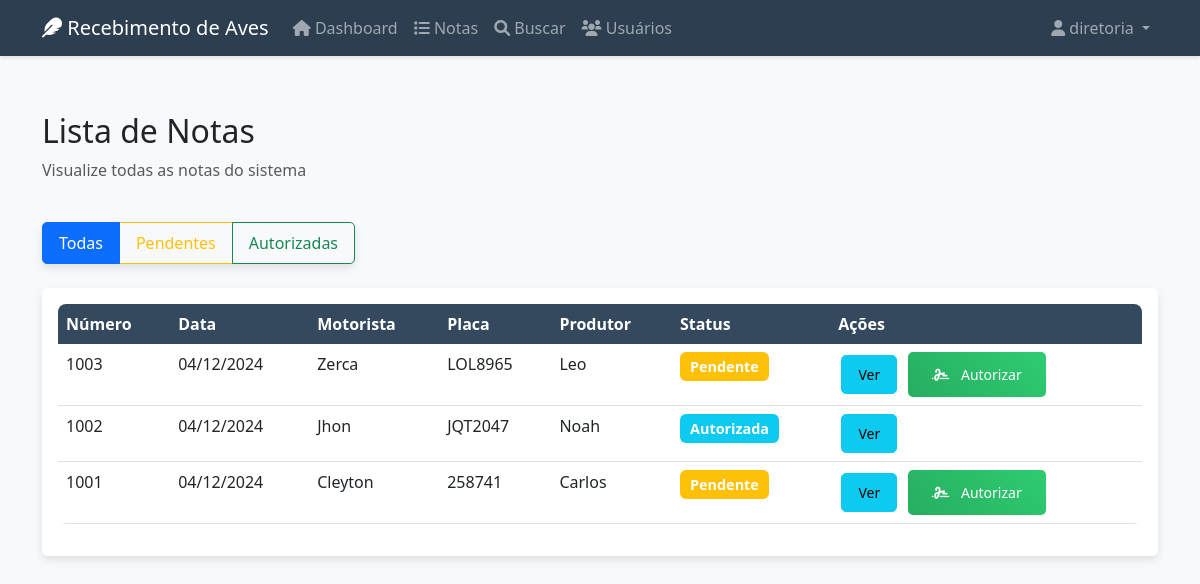
The page /lista_notas (signed in) on the database its author committed.
### app.py (models this page shows, shortened)
class User(UserMixin, db.Model):
    id = db.Column(db.Integer, primary_key=True)
    username = db.Column(db.String(80), unique=True, nullable=False)
    password_hash = db.Column(db.String(120), nullable=False)
    role = db.Column(db.String(20), nullable=False)  # 'diretoria', 'financeiro', 'usuario', 'visualizador'
    nome_completo = db.Column(db.String(100))
    email = db.Column(db.String(120))
    data_criacao = db.Column(db.DateTime, default=datetime.now)
    ativo = db.Column(db.Boolean, default=True)
    criado_por_id = db.Column(db.Integer, db.ForeignKey('user.id'))
    @property
    def is_diretoria(self):
        return self.role == 'diretoria'
    @property
    def is_financeiro(self):
        return self.role == 'financeiro'
    @property
    def can_edit_notes(self):
        return self.role == 'usuario'

class Nota(db.Model):
    id = db.Column(db.Integer, primary_key=True)
    numero = db.Column(db.Integer, unique=True, nullable=False)
    tipo_ave = db.Column(db.String(50), nullable=True)
    num_cargas = db.Column(db.Integer, nullable=True)
    ordem_carga = db.Column(db.String(10), nullable=True)
    data_abate = db.Column(db.DateTime, nullable=True)
    dia_semana = db.Column(db.String(20), nullable=True)
    motorista = db.Column(db.String(100), nullable=True)
    transportadora = db.Column(db.String(100), nullable=True)
    placa_veiculo = db.Column(db.String(20), nullable=True)
    qtd_caixas = db.Column(db.Integer, nullable=True)
    frete_status = db.Column(db.String(20), nullable=True)
    km_saida = db.Column(db.Float, nullable=True)
    km_chegada = db.Column(db.Float, nullable=True)
    valor_frete = db.Column(db.Float, nullable=True)
    pedagios = db.Column(db.Float, nullable=True)
    outras_despesas = db.Column(db.Float, nullable=True)
    produtor = db.Column(db.String(100), nullable=True)
    estado = db.Column(db.String(2), nullable=True)
    nota_fiscal = db.Column(db.String(50), nullable=True)
    data_nf = db.Column(db.DateTime, nullable=True)
    gta = db.Column(db.String(50), nullable=True)
    data_gta = db.Column(db.DateTime, nullable=True)
    aves_granja = db.Column(db.Integer, nullable=True)
    aves_mortas = db.Column(db.Integer, nullable=True)
    aves_recebidas = db.Column(db.Integer, nullable=True)
    aves_contador = db.Column(db.Integer, nullable=True)
    agenciador = db.Column(db.String(100), nullable=True)
    caixas_vazias = db.Column(db.Integer, default=0)
    peso_granja = db.Column(db.Float, nullable=True)
    peso_frigorifico = db.Column(db.Float, nullable=True)
    mortalidade_excesso = db.Column(db.Float, default=0)
    aves_molhadas_granja = db.Column(db.Float, default=0)
    aves_molhadas_chuva = db.Column(db.Float, default=0)
    quebra_maus_tratos = db.Column(db.Float, default=0)
    aves_papo_cheio = db.Column(db.Float, default=0)
    outras_quebras = db.Column(db.Float, default=0)
    descricao_quebras = db.Column(db.String(200))
    adiantamento_frete = db.Column(db.Float, default=0)
    valor_combustivel = db.Column(db.Float, default=0)
    valor_kg = db.Column(db.Float, nullable=True)
    status = db.Column(db.String(20), default='incompleta')
    campos_pendentes = db.Column(db.String(200), nullable=True)
    data_criacao = db.Column(db.DateTime, default=datetime.utcnow)
    autorizado_por = db.Column(db.Integer, db.ForeignKey('user.id'))
    autorizado_por_usuario = db.relationship('User', foreign_keys=[autorizado_por])
    autorizada = db.Column(db.Boolean, default=False)
    data_autorizacao = db.Column(db.DateTime)
    assinatura_autorizador = db.Column(db.String(100))
    verificado_por = db.Column(db.Integer, db.ForeignKey('user.id'))
    verificado_por_usuario = db.relationship('User', foreign_keys=[verificado_por])
    verificado_financeiro = db.Column(db.Boolean, default=False)
    aprovado_financeiro = db.Column(db.Boolean, default=False)
    data_aprovacao_financeiro = db.Column(db.DateTime)
    observacoes_financeiro = db.Column(db.Text)

### app.py (the view)
@app.route('/lista_notas')
@login_required
def lista_notas():
    status = request.args.get('status', 'todas')
    query = Nota.query
    if status == 'pendente':
        query = query.filter_by(autorizada=False)
    elif status == 'autorizada':
        query = query.filter_by(autorizada=True)
    elif status == 'financeiro':
        query = query.filter_by(autorizada=True, verificado_financeiro=False)
    notas = query.order_by(Nota.data_criacao.desc()).all()
    return render_template('lista_notas.html',
                         notas=notas,
                         status=status)

### app.py (called while the page is built)
@login_manager.user_loader
def load_user(user_id):
    return User.query.get(int(user_id))

### templates/lista_notas.html (shortened to what this page needs)
{% extends "base.html" %}
{% block content %}
<div class="container">
    <div class="row mb-4">
        <div class="col-12">
            <h2>Lista de Notas</h2>
            <p class="text-muted">Visualize todas as notas do sistema</p>
        </div>
    </div>
    <div class="row mb-4">
        <div class="col-12">
            <div class="btn-group" role="group">
                <a href="{{ url_for('lista_notas', status='todas') }}"
                   class="btn btn-outline-primary {% if status == 'todas' %}active{% endif %}">
                    Todas
                </a>
                <a href="{{ url_for('lista_notas', status='pendente') }}"
                   class="btn btn-outline-warning {% if status == 'pendente' %}active{% endif %}">
                    Pendentes
                </a>
                <a href="{{ url_for('lista_notas', status='autorizada') }}"
                   class="btn btn-outline-success {% if status == 'autorizada' %}active{% endif %}">
                    Autorizadas
                </a>
            </div>
        </div>
    </div>
    <div class="row">
        <div class="col-12">
            <div class="card">
                <div class="card-body">
                    <div class="table-responsive">
                        <table class="table table-hover">
                            <thead>
                                <tr>
                                    <th>Número</th>
                                    <th>Data</th>
                                    <th>Motorista</th>
                                    <th>Placa</th>
                                    <th>Produtor</th>
                                    <th>Status</th>
                                    <th>Ações</th>
                                </tr>
                            </thead>
                            <tbody>
                                {% for nota in notas %}
                                <tr>
                                    <td>{{ nota.numero }}</td>
                                    <td>{{ nota.data_criacao.strftime('%d/%m/%Y') }}</td>
                                    <td>{{ nota.motorista }}</td>
                                    <td>{{ nota.placa_veiculo }}</td>
                                    <td>{{ nota.produtor }}</td>
                                    <td>
                                        {% if nota.aprovado_financeiro %}
                                            <span class="badge bg-success">Aprovado Financeiro</span>
                                        {% elif nota.autorizada %}
                                            <span class="badge bg-info">Autorizada</span>
                                        {% else %}
                                            <span class="badge bg-warning">Pendente</span>
                                        {% endif %}
                                    </td>
                                    <td>
                                        <a href="{{ url_for('ver_nota', id=nota.id) }}" class="btn btn-info btn-sm">Ver</a>
                                        {% if current_user.is_diretoria and not nota.autorizada %}
                                        <a href="{{ url_for('autorizar_nota', id=nota.id) }}" class="btn btn-sign btn-sm">
                                            <i class="fas fa-signature"></i> Autorizar
                                        </a>
                                        {% endif %}
                                    </td>
                                </tr>
                                {% else %}
                                <tr>
                                    <td colspan="7" class="text-center">Nenhuma nota encontrada</td>
                                </tr>
                                {% endfor %}
                            </tbody>
                        </table>
                    </div>
                </div>
            </div>
        </div>
    </div>
</div>
{% endblock %}

### templates/base.html (shortened to what this page needs)
<!DOCTYPE html>
<html lang="pt-br">
<head>
    <link href="https://cdn.jsdelivr.net/npm/bootstrap@5.3.0/dist/css/bootstrap.min.css" rel="stylesheet">
    <link href="https://cdnjs.cloudflare.com/ajax/libs/font-awesome/6.0.0/css/all.min.css" rel="stylesheet">
    <link href="{{ url_for('static', filename='css/style.css') }}" rel="stylesheet">
</head>
<body>
    {% if current_user.is_authenticated %}
    <nav class="navbar navbar-expand-lg navbar-dark bg-primary">
        <div class="container">
            <a class="navbar-brand" href="{{ url_for('dashboard') }}">
                <i class="fas fa-feather"></i> Recebimento de Aves
            </a>
            <div class="collapse navbar-collapse" id="navbarNav">
                <ul class="navbar-nav me-auto">
                    <li class="nav-item">
                        <a class="nav-link" href="{{ url_for('dashboard') }}">
                            <i class="fas fa-home"></i> Dashboard
                        </a>
                    </li>
                    <li class="nav-item">
                        <a class="nav-link" href="{{ url_for('lista_notas') }}">
                            <i class="fas fa-list"></i> Notas
                        </a>
                    </li>
                    <li class="nav-item">
                        <a class="nav-link" href="{{ url_for('buscar_notas') }}">
                            <i class="fas fa-search"></i> Buscar
                        </a>
                    </li>
                    {% if current_user.is_diretoria %}
                    <li class="nav-item">
                        <a class="nav-link" href="{{ url_for('lista_usuarios') }}">
                            <i class="fas fa-users"></i> Usuários
                        </a>
                    </li>
                    {% endif %}
                </ul>
                <ul class="navbar-nav">
                    <li class="nav-item dropdown">
                        <a class="nav-link dropdown-toggle" href="#" id="userDropdown" role="button"
                           data-bs-toggle="dropdown">
                            <i class="fas fa-user"></i> {{ current_user.username }}
                        </a>
                    </li>
                </ul>
            </div>
        </div>
    </nav>
    {% endif %}
    <main class="py-4">
        {% block content %}{% endblock %}
    </main>
</body>
</html>

### static/css/style.css (style rules this page uses)
body { background-color: #f8f9fa; min-height: 100vh; padding-bottom: 2rem; }
.card { box-shadow: 0 0.125rem 0.25rem rgba(0, 0, 0, 0.075); transition: transform 0.2s ease-in-out; }
.navbar { box-shadow: 0 2px 4px rgba(0, 0, 0, 0.1); margin-bottom: 2rem; }
.row { animation: fadeIn 0.5s ease-out; }

### templates/base.html (style rules this page uses)
:root { --primary-color: #2c3e50; --secondary-color: #34495e; --accent-color: #3498db; --success-color: #27ae60; --warning-color: #f1c40f; --danger-color: #e74c3c; }
body { background-color: #f8f9fa; }
.navbar { background-color: var(--primary-color) !important; box-shadow: 0 2px 4px rgba(0,0,0,0.1); }
.card { border: none; box-shadow: 0 2px 4px rgba(0,0,0,0.05); margin-bottom: 1.5rem; }
.btn { border-radius: 5px; padding: 0.5rem 1rem; font-weight: 500; transition: all 0.3s ease; }
.btn-sign { position: relative; overflow: hidden; background: linear-gradient(45deg, var(--success-color), #2ecc71); color: white; border: none; padding: 0.75rem 1.5rem; }
.btn-sign i { margin-right: 0.5rem; }
.table { background: white; border-radius: 8px; overflow: hidden; }
.table thead th { background-color: var(--secondary-color); color: white; border: none; }

### templates/lista_notas.html (style rules this page uses)
.card { box-shadow: 0 0.25rem 0.5rem rgba(0, 0, 0, 0.1); margin-bottom: 1rem; }
.badge { font-size: 0.9em; padding: 0.5em 0.7em; }
.btn-sm { margin: 0 0.2rem; }
.table th { background-color: #f8f9fa; }
.btn-group { box-shadow: 0 0.25rem 0.5rem rgba(0, 0, 0, 0.1); }
.btn-group .btn { padding: 0.5rem 1rem; }

### rows shown on the page
User: username "diretoria"
Nota: numero "1003", data_criacao "04/12/2024", motorista "Zerca", placa_veiculo "LOL8965", produtor "Leo", aprovado_financeiro "Pendente"
Nota: numero "1002", data_criacao "04/12/2024", motorista "Jhon", placa_veiculo "JQT2047", produtor "Noah", aprovado_financeiro "Autorizada"
Nota: numero "1001", data_criacao "04/12/2024", motorista "Cleyton", placa_veiculo "258741", produtor "Carlos", aprovado_financeiro "Pendente"
